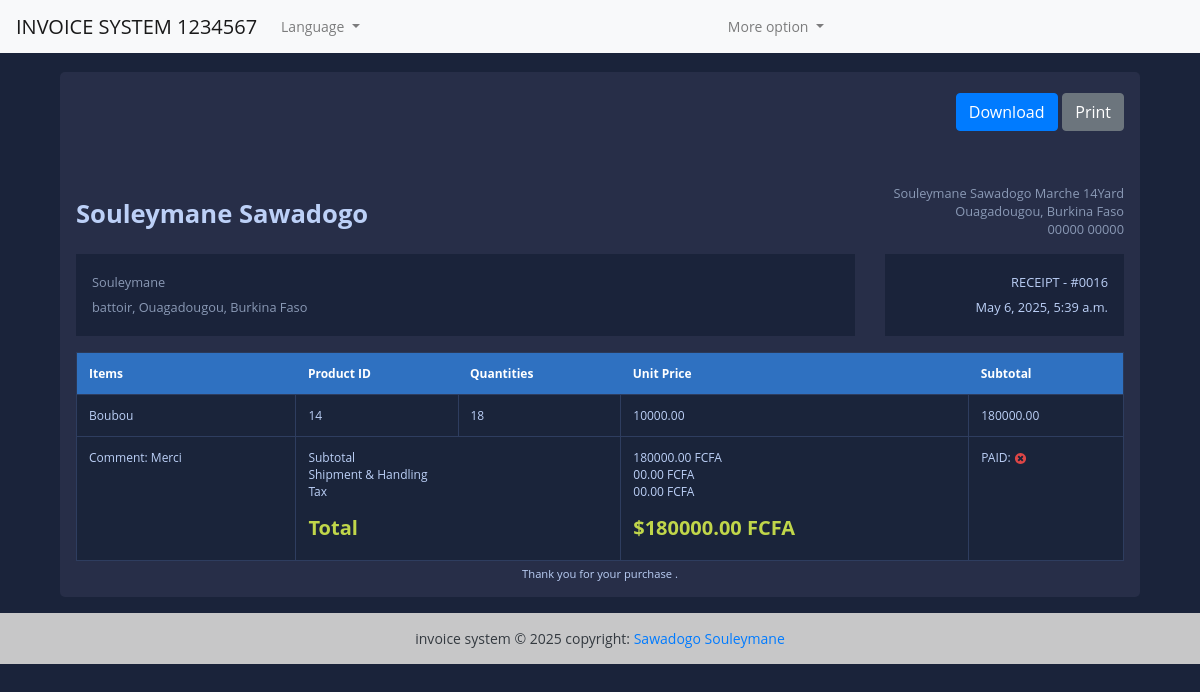
Page /en/view-invoice/16 (signed in) on the committed database.
### fact_app/models.py (models this page shows, shortened)
class Invoice(models.Model):
    INVOICE_TYPE = (
        ('R', _("RECEIPT")),
        ('P', _("PR0FORMA FACTURE")),
        ('I', _("INVOICE")),
    )
    customer = models.ForeignKey(Customer, on_delete=models.PROTECT)
    save_by = models.ForeignKey(User, on_delete=models.PROTECT)
    invoice_date_time = models.DateTimeField(auto_now=True)
    total = models.DecimalField(max_digits=10000, decimal_places=2)
    last_updated_date = models.DateTimeField(null=True, blank=True)
    paid = models.BooleanField(default=False)
    invoice_type = models.CharField(max_length=1, choices=INVOICE_TYPE)
    comments = models.TextField(null=True, max_length=1000, blank=True)
    class Meta:
        verbose_name = "Invoice"
        verbose_name_plural = "Invoices"
    @property
    def get_total(self):
        articles = self.articles.all()
        total = sum(article.get_total or 0 for article in articles)
        return total

class Customer(models.Model):
    SEX_TYPES = (
        ('M', _("Male")),
        ('F', _("Feminine")),
    )
    name = models.CharField(max_length=132)
    email = models.EmailField()
    phone = models.CharField(max_length=132)
    address = models.CharField(max_length=64)
    sex = models.CharField(max_length=1, choices=SEX_TYPES)
    age = models.CharField(max_length=12 )
    city = models.CharField(max_length=32)
    zip_code = models.CharField(max_length=16)
    created_date = models.DateTimeField(auto_now_add=True)
    save_by = models.ForeignKey(User, on_delete=models.PROTECT )
    class Meta:
        verbose_name = "Customer"
        verbose_name_plural = "Customers"

class Article(models.Model):
    invoice = models.ForeignKey(Invoice, on_delete=models.CASCADE, related_name="articles")  # Ajout de related_name
    name = models.CharField(max_length=32)
    quantity = models.IntegerField()
    unit_price = models.DecimalField(max_digits=1000, decimal_places=2)
    total = models.DecimalField(max_digits=1000, decimal_places=2)
    class Meta:
        verbose_name = 'Article'
        verbose_name_plural = 'Articles'
    @property
    def get_total(self):
        total = self.quantity * self.unit_price
        return total

### fact_app/views.py (the view)
# urls.py: path('view-invoice/<int:pk>', InvoiceVisualizationView.as_view(), name='view-invoice'),
class InvoiceVisualizationView( LoginRequiredSuperuserMixim,View):
    template_name = 'invoice.html'
    def get(self, request, *args, **kwargs):
        try:
            context = get_invoice(kwargs['pk'])
        except Exception as e:
            return HttpResponse(f"An error occurred: {e}", status=400)
        return render(request, self.template_name, context)

### fact_app/context_processors.py (called while the page is built)
def language_context(request):
    return {
        'LANGUAGE_CODE': get_language(),
    }

### fact_app/utils.py (called while the page is built)
def get_invoice(pk):
    try:
        invoice = Invoice.objects.get(pk=pk)
        items = invoice.articles.all()  # Remplacez "articles" par le related_name défini dans le modèle Article
    except Invoice.DoesNotExist:
        return HttpResponse("Invoice not found.", status=404)
    except Exception as e:
        return HttpResponse(f"An error occurred: {e}", status=400)
    context = {
        'obj': invoice,
        'articles': items
    }
    return context # Remplacez 'invoice_template.html' par le nom réel de votre template

### templates/invoice.html (shortened to what this page needs)
{% extends "base.html" %}
{% load static %}
{% block content %}
<div class="container">
    <div class="row gutters">
    	<div class="col-xl-12 col-lg-12 col-md-12 col-sm-12 col-12">
    		<div class="card">
    			<div class="card-body p-0">
    				<div class="invoice-container">
    					<div class="invoice-header">
    						<div class="row gutters">
    							<div class="col-xl-12 col-lg-12 col-md-12 col-sm-12">
    								<div class="custom-actions-btns mb-5">
    									<a href="{% url 'invoice-pdf' pk=obj.pk %}" class="btn btn-primary">
    										 Download
    									</a>
    									<a href="#" class="btn btn-secondary">
    										 Print
    									</a>
    								</div>
    							</div>
    						</div>
    						<div class="row gutters">
    							<div class="col-xl-6 col-lg-6 col-md-6 col-sm-6">
    								<a href="souleymanesawadogo.com" class="invoice-logo">
    									Souleymane Sawadogo
    								</a>
    							</div>
    							<div class="col-lg-6 col-md-6 col-sm-6">
    								<address class="text-right">
    									Souleymane Sawadogo Marche 14Yard<br>
    									Ouagadougou, Burkina Faso<br>
    									00000 00000
    								</address>
    							</div>
    						</div>
    						<div class="row gutters">
    							<div class="col-xl-9 col-lg-9 col-md-12 col-sm-12 col-12">
    								<div class="invoice-details">
    									<address>
    										{{obj.customer.name}}<br>
    										{{obj.customer.address}}, {{obj.customer.city}}, Burkina Faso
    									</address>
    								</div>
    							</div>
    							<div class="col-xl-3 col-lg-3 col-md-12 col-sm-12 col-12">
    								<div class="invoice-details">
    									<div class="invoice-num">
    										<div>{{obj.get_invoice_type_display}} - #00{{obj.id}}</div>
    										<div>{{obj.invoice_date_time}}</div>
    									</div>
    								</div>
    							</div>
    						</div>
    					</div>
    					<div class="invoice-body">
    						<div class="row gutters">
    							<div class="col-lg-12 col-md-12 col-sm-12">
    								<div class="table-responsive">
    									<table class="table custom-table m-0">
    										<thead>
    											<tr>
    												<th>Items</th>
													<th>Product ID</th>
													<th>Quantities</th>
													<th>Unit Price</th>
													<th>Subtotal</th>
    											</tr>
    										</thead>
    										<tbody>
                                              {% for article in articles %}
    											<tr>
                                                    <td>
    													{{ article.name }}
    												</td>
													<td>
    													{{ article.id }}
    												</td>
													<td>
    													{{ article.quantity }}
    												</td>
													<td>
    													{{ article.unit_price }}
    												</td>
													<td>
    													{{ article.get_total }}
    												</td>
    											</tr>
                                               {% endfor %}
    											<tr>
    												<td>Comment: {{obj.comments}}</td>
    												<td colspan="2">
														<p>
															Subtotal<br>
															Shipment &amp; Handling<br>
															Tax<br>
														</p>
    													<h5 class="text-success"><strong>Total</strong></h5>
    												</td>
    												<td>
    													<p>
    														{{obj.get_total}} FCFA<br>
    														00.00 FCFA<br>
    														00.00 FCFA<br>
    													</p>
    													<h5 class="text-success"><strong>${{obj.get_total}} FCFA</strong></h5>
    												</td>
                                                    <td>
                                                            PAID:
                                                        {% if obj.paid  %}
                                                           <img class="icon" src="{% static 'images/icon-yes.svg' %}" alt="True">
                                                        {% else %}
                                                            <img class="icon" src="{% static 'images/icon-no.svg' %}" alt="False">
                                                        {% endif %}
                                                    </td>
    											</tr>
    										</tbody>
    									</table>
    								</div>
    							</div>
    						</div>
    					</div>
    					<div class="invoice-footer">
    						Thank you for your purchase {{ date }} .
    					</div>
    				</div>
    			</div>
    		</div>
    	</div>
    </div>
</div>
{% endblock content %}

### static/style.css (style rules this page uses)
body { margin: 0; padding: 0; font: 400 .875rem 'Open Sans', sans-serif; color: #bcd0f7; background: #1A233A; position: relative; height: 100%; }
.invoice-container { padding: 1rem; }
.invoice-container .invoice-header .invoice-logo { margin: 0.8rem 0 0 0; display: inline-block; font-size: 1.6rem; font-weight: 700; color: #bcd0f7; }
.invoice-container .invoice-header address { font-size: 0.8rem; color: #8a99b5; margin: 0; }
.invoice-container .invoice-details { margin: 1rem 0 0 0; padding: 1rem; line-height: 180%; background: #1a233a; }
.invoice-container .invoice-details .invoice-num { text-align: right; font-size: 0.8rem; }
.invoice-container .invoice-body { padding: 1rem 0 0 0; }
.invoice-container .invoice-footer { text-align: center; font-size: 0.7rem; margin: 5px 0 0 0; }
.card { background: #272E48; -webkit-border-radius: 5px; -moz-border-radius: 5px; border-radius: 5px; border: 0; margin-bottom: 1rem; }
.custom-table { border: 1px solid #2b3958; }
.custom-table thead { background: #2f71c1; }
.custom-table thead th { border: 0; color: #ffffff; }
.custom-table > tbody tr:nth-of-type(even) { background-color: #1a243a; }
.custom-table > tbody td { border: 1px solid #2e3d5f; }
.table { background: #1a243a; color: #bcd0f7; font-size: .75rem; }
.text-success { color: #c0d64a !important; }
.custom-actions-btns { margin: auto; display: flex; justify-content: flex-end; }
.custom-actions-btns .btn { margin: .3rem 0 .3rem .3rem; }

### rows in the picture
Invoice: customer.name "Souleymane", customer.address "battoir", customer.city "Ouagadougou", invoice_type "RECEIPT", id "16", invoice_date_time "May 6, 2025, 5:39 a.m.", comments "Merci", get_total "180000.00"
Article: name "Boubou", id "14", quantity "18", unit_price "10000.00", get_total "180000.00"
